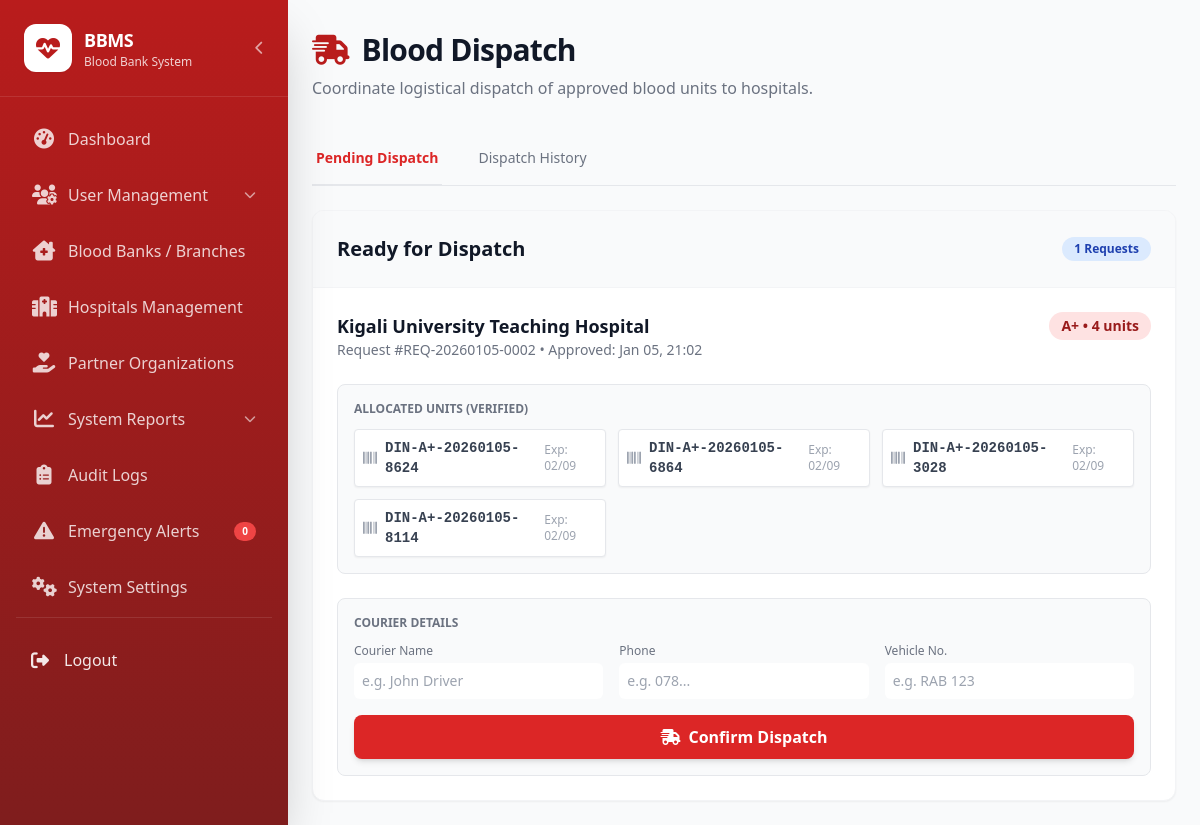
Screenshot of /dashboards/inventory/dispatch.php (signed in) with the database file from the repository.
### tables this page shows
CREATE TABLE `blood_requests` (
  `request_id` int(11) NOT NULL,
  `request_number` varchar(50) NOT NULL COMMENT 'Format: REQ-YYYYMMDD-XXXX',
  `hospital_user_id` int(11) NOT NULL COMMENT 'Hospital user who made the request',
  `hospital_name` varchar(100) NOT NULL,
  `blood_group` enum('A+','A-','B+','B-','AB+','AB-','O+','O-') NOT NULL,
  `quantity` int(11) NOT NULL COMMENT 'Number of units requested',
  `request_type` enum('NORMAL','EMERGENCY') DEFAULT 'NORMAL',
  `patient_name` varchar(100) DEFAULT NULL COMMENT 'Optional patient details',
  `patient_id` varchar(50) DEFAULT NULL,
  `reason` text NOT NULL COMMENT 'Justification for request',
  `status` enum('PENDING','APPROVED','REJECTED','DISPATCHED','DELIVERED','CANCELLED') DEFAULT 'PENDING',
  `reviewed_by` int(11) DEFAULT NULL COMMENT 'Inventory Manager who reviewed',
  `reviewed_at` datetime DEFAULT NULL,
  `review_notes` text DEFAULT NULL COMMENT 'Approval/rejection notes',
  `priority_score` int(11) DEFAULT 0 COMMENT 'Higher for emergency requests',
  `created_at` timestamp NOT NULL DEFAULT current_timestamp(),
  `updated_at` timestamp NOT NULL DEFAULT current_timestamp() ON UPDATE current_timestamp()
);

CREATE TABLE `blood_units` (
  `unit_id` int(11) NOT NULL,
  `barcode` varchar(50) NOT NULL COMMENT 'Format: BB-YYYYMMDD-XXXX',
  `donor_id` int(11) NOT NULL,
  `blood_group` enum('A+','A-','B+','B-','AB+','AB-','O+','O-') NOT NULL,
  `volume_ml` int(11) DEFAULT 450 COMMENT 'Volume in milliliters',
  `collection_date` datetime NOT NULL,
  `expiry_date` date NOT NULL COMMENT 'Calculated as collection_date + 42 days',
  `status` enum('COLLECTED','TESTING','APPROVED','REJECTED','RESERVED','DISPATCHED','EXPIRED','DISPOSED') DEFAULT 'COLLECTED',
  `collected_by` int(11) DEFAULT NULL COMMENT 'User ID who collected the blood',
  `storage_location` varchar(50) DEFAULT NULL COMMENT 'Refrigerator/location identifier',
  `notes` text DEFAULT NULL,
  `created_at` timestamp NOT NULL DEFAULT current_timestamp(),
  `updated_at` timestamp NOT NULL DEFAULT current_timestamp() ON UPDATE current_timestamp()
);

### dashboards/inventory/dispatch.php (the view, shortened to what this page needs)
<?php
require_once '../../includes/sidebar.php';
require_once '../../includes/notification_functions.php';
$approved_requests = $conn->query("
    SELECT br.*, u.full_name as requested_by_name,
           (SELECT COUNT(*) FROM request_allocations WHERE request_id = br.request_id) as allocated_units
    FROM blood_requests br
    JOIN users u ON br.hospital_user_id = u.user_id
    WHERE br.status = 'APPROVED'
    ORDER BY br.request_type DESC, br.created_at ASC
");
?>
<!DOCTYPE html>
<html lang="en">
<head>
    <script src="https://cdn.tailwindcss.com"></script>
    <link rel="stylesheet" href="https://cdnjs.cloudflare.com/ajax/libs/font-awesome/6.4.0/css/all.min.css">
</head>
<body class="bg-gray-50 font-sans text-gray-900">
    <div class="main-content ml-0 md:ml-72 min-h-screen p-6 pt-20 md:pt-8 transition-all duration-300">
        <div class="mb-8">
            <div class="flex items-center gap-3 mb-2">
                <i class="fa-solid fa-truck-fast text-3xl text-blood-700"></i>
                <h1 class="text-3xl font-extrabold text-gray-900 tracking-tight">Blood Dispatch</h1>
            </div>
            <p class="text-gray-500">Coordinate logistical dispatch of approved blood units to hospitals.</p>
        </div>
        <div class="mb-6 border-b border-gray-200" x-data="{ activeTab: 'pending' }">
            <nav class="-mb-px flex space-x-8" aria-label="Tabs">
                <button
                    onclick="switchTab('pending')"
                    id="tab-pending"
                    class="tab-btn active border-blood-500 text-blood-600 whitespace-nowrap py-4 px-1 border-b-2 font-bold text-sm"
                >
                    Pending Dispatch
                </button>
                <button
                    onclick="switchTab('history')"
                    id="tab-history"
                    class="tab-btn border-transparent text-gray-500 hover:text-gray-700 hover:border-gray-300 whitespace-nowrap py-4 px-1 border-b-2 font-medium text-sm"
                >
                    Dispatch History
                </button>
            </nav>
        </div>
        <div id="content-pending" class="tab-content block">
            <div class="bg-white rounded-xl shadow-sm border border-gray-100 overflow-hidden">
                <div class="p-6 border-b border-gray-100 bg-gray-50 flex justify-between items-center">
                    <h2 class="text-xl font-bold text-gray-900">Ready for Dispatch</h2>
                    <span class="bg-blue-100 text-blue-800 text-xs font-bold px-3 py-1 rounded-full"><?= $approved_requests->num_rows ?> Requests</span>
                </div>
                <div class="divide-y divide-gray-100">
                    <?php if ($approved_requests->num_rows > 0): ?>
                        <?php while ($request = $approved_requests->fetch_assoc()): ?>
                            <div class="p-6">
                                <div class="flex flex-col md:flex-row justify-between items-start mb-6">
                                    <div>
                                        <h3 class="text-lg font-bold text-gray-900"><?= $request['hospital_name'] ?></h3>
                                        <p class="text-sm text-gray-500">
                                            Request #<?= $request['request_number'] ?> • Approved: <?= date('M d, H:i', strtotime($request['reviewed_at'])) ?>
                                        </p>
                                    </div>
                                    <div class="mt-2 md:mt-0 text-right">
                                        <div class="inline-flex items-center px-3 py-1 rounded-full text-sm font-bold bg-blood-100 text-blood-800">
                                            <?= $request['blood_group'] ?> • <?= $request['allocated_units'] ?> units
                                        </div>
                                    </div>
                                </div>
                                <?php
                                $stmt = $conn->prepare("
                                    SELECT bu.barcode, bu.collection_date, bu.expiry_date
                                    FROM blood_units bu
                                    JOIN request_allocations ra ON bu.unit_id = ra.unit_id
                                    WHERE ra.request_id = ?
                                    ORDER BY bu.collection_date ASC
                                ");
                                $stmt->bind_param("i", $request['request_id']);
                                $stmt->execute();
                                $units = $stmt->get_result();
                                ?>
                                <div class="bg-gray-50 rounded-lg p-4 mb-6 border border-gray-200">
                                    <h4 class="text-xs font-bold text-gray-500 uppercase mb-3">Allocated Units (Verified)</h4>
                                    <div class="grid grid-cols-1 sm:grid-cols-2 md:grid-cols-3 gap-3">
                                        <?php while ($unit = $units->fetch_assoc()): ?>
                                            <div class="bg-white p-2 rounded border border-gray-200 flex items-center gap-2 text-sm shadow-sm">
                                                <i class="fa-solid fa-barcode text-gray-400"></i>
                                                <span class="font-mono font-bold text-gray-700"><?= $unit['barcode'] ?></span>
                                                <span class="text-xs text-gray-400 ml-auto">Exp: <?= date('m/d', strtotime($unit['expiry_date'])) ?></span>
                                            </div>
                                        <?php endwhile; ?>
                                    </div>
                                </div>
                                <form method="POST" action="" class="bg-gray-50 p-4 rounded-lg border border-gray-200">
                                    <h4 class="text-xs font-bold text-gray-500 uppercase mb-3">Courier Details</h4>
                                    <div class="grid grid-cols-1 md:grid-cols-3 gap-4 mb-4">
                                        <div>
                                            <label class="block text-xs text-gray-500 mb-1">Courier Name</label>
                                            <input type="text" name="courier_name" class="w-full rounded-md border-gray-300 focus:border-blood-500 focus:ring focus:ring-blood-200 transition-shadow p-2 text-sm" placeholder="e.g. John Driver">
                                        </div>
                                        <div>
                                            <label class="block text-xs text-gray-500 mb-1">Phone</label>
                                            <input type="tel" name="courier_phone" class="w-full rounded-md border-gray-300 focus:border-blood-500 focus:ring focus:ring-blood-200 transition-shadow p-2 text-sm" placeholder="e.g. 078...">
                                        </div>
                                        <div>
                                            <label class="block text-xs text-gray-500 mb-1">Vehicle No.</label>
                                            <input type="text" name="vehicle_number" class="w-full rounded-md border-gray-300 focus:border-blood-500 focus:ring focus:ring-blood-200 transition-shadow p-2 text-sm" placeholder="e.g. RAB 123">
                                        </div>
                                    </div>
                                    <button type="submit" name="dispatch_request" class="w-full bg-blood-600 text-white font-bold py-2.5 rounded-lg hover:bg-blood-700 transition-colors shadow-md flex items-center justify-center gap-2">
                                        <i class="fa-solid fa-truck-fast"></i> Confirm Dispatch
                                    </button>
                                </form>
                            </div>
                        <?php endwhile; ?>
                    <?php endif; ?>
                </div>
            </div>
        </div>
    </div>
</body>
</html>

### rows the page displays
blood_requests: hospital_name "Kigali University Teaching Hospital", request_number "REQ-20260105-0002", reviewed_at "Jan 05, 21:02", blood_group "A+", allocated_units "4"
blood_units: barcode "DIN-A+-20260105-8624", expiry_date "02/09"
blood_units: barcode "DIN-A+-20260105-6864", expiry_date "02/09"
blood_units: barcode "DIN-A+-20260105-3028", expiry_date "02/09"
blood_units: barcode "DIN-A+-20260105-8114", expiry_date "02/09"

### other values shown
$item['label'] "Dashboard"
$item['label'] "User Management"
$item['label'] "Blood Banks / Branches"
$item['label'] "Hospitals Management"
$item['label'] "Partner Organizations"
$item['label'] "System Reports"
$item['label'] "Audit Logs"
$item['label'] "Emergency Alerts"
get_badge_count($item['badge']) "0"
$item['label'] "System Settings"
$approved_requests->num_rows "1"
